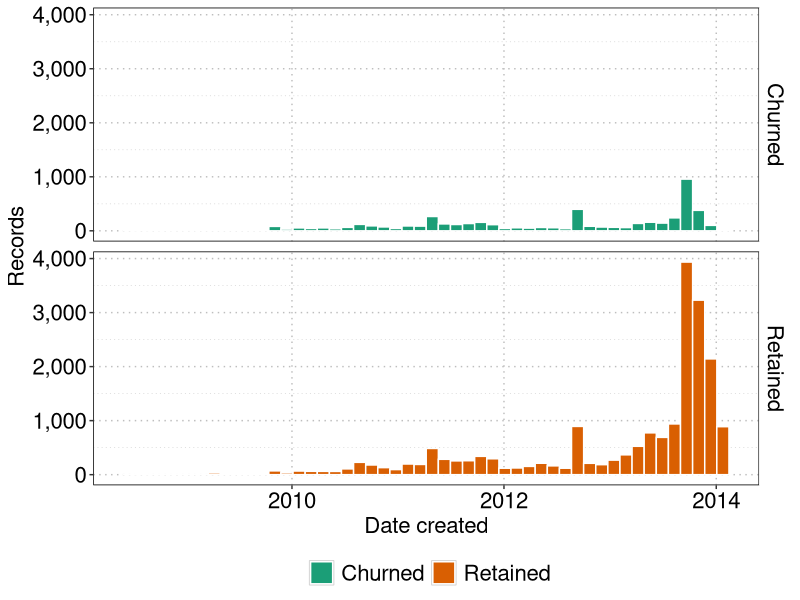
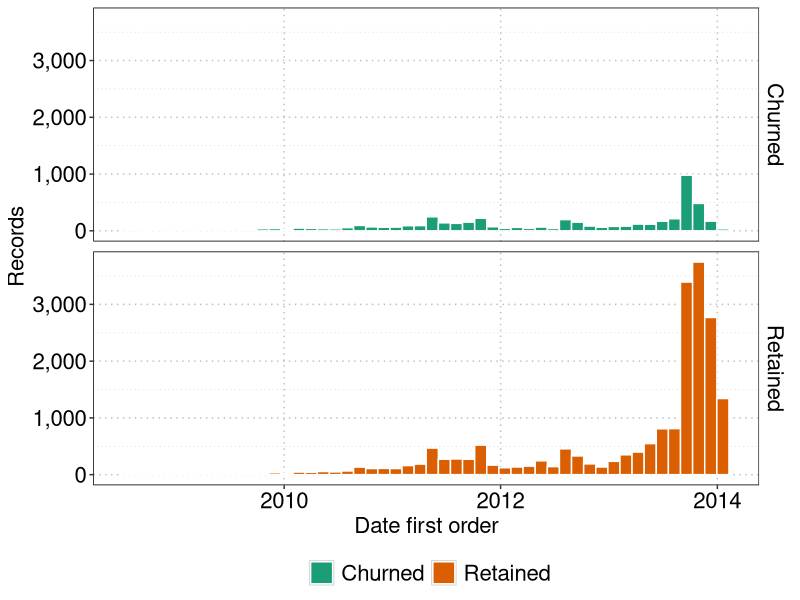
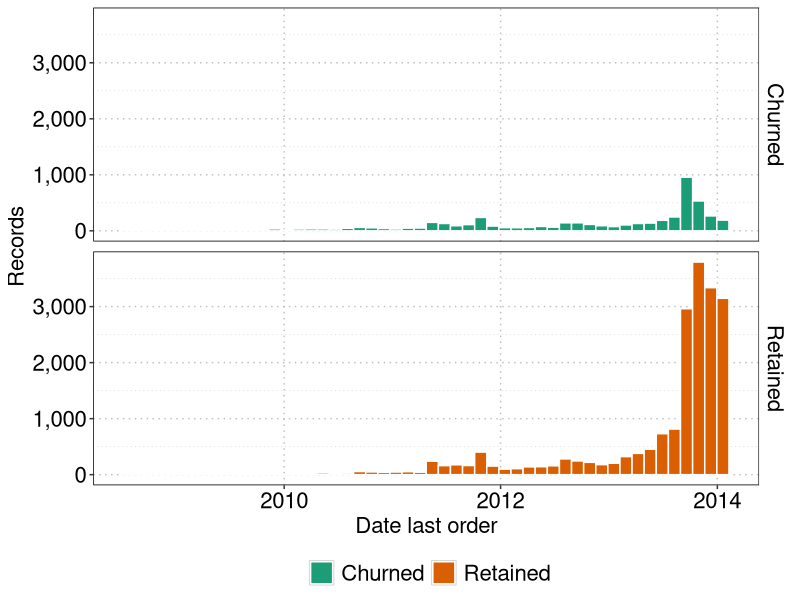
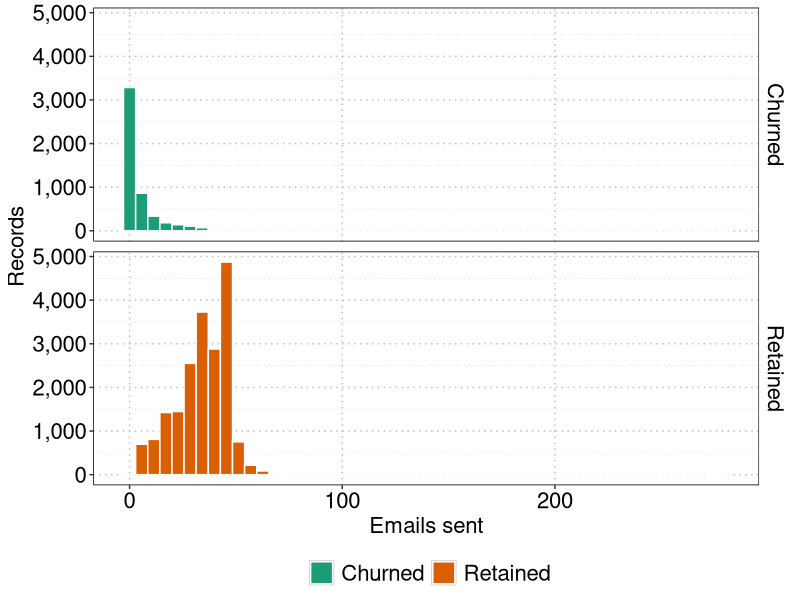
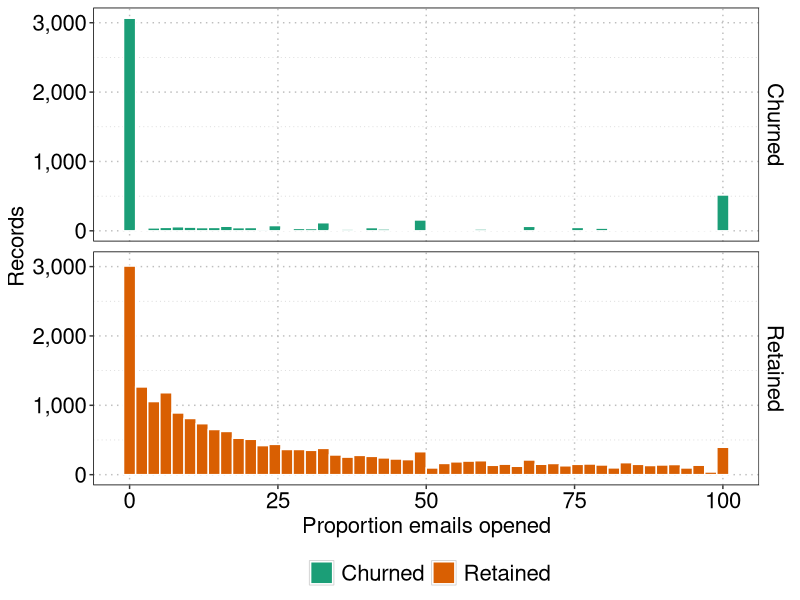
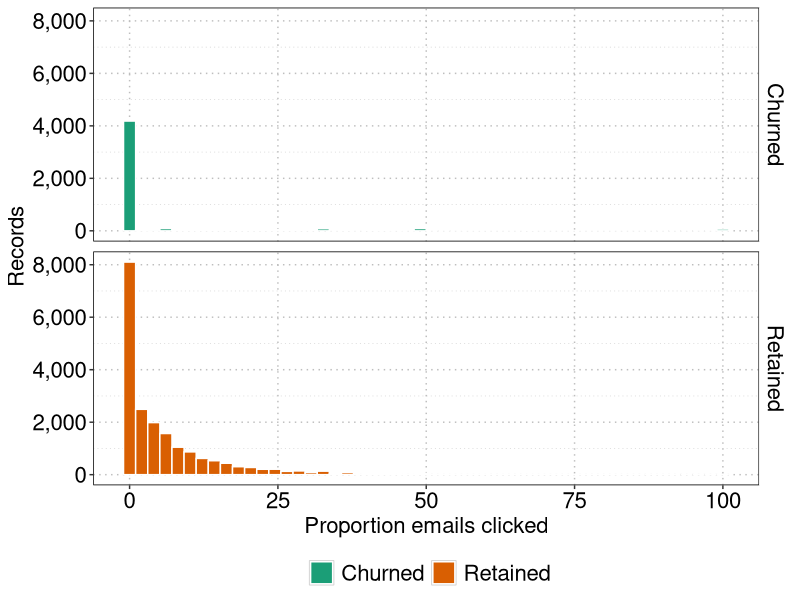
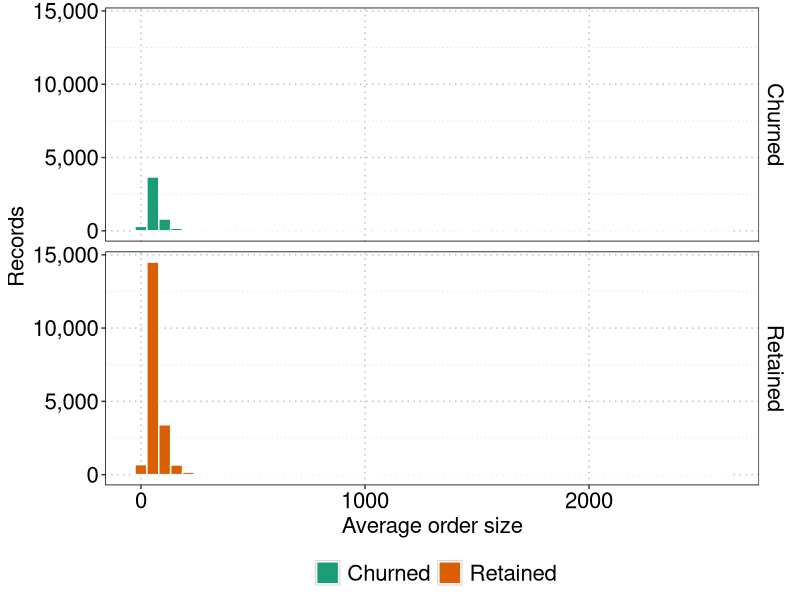
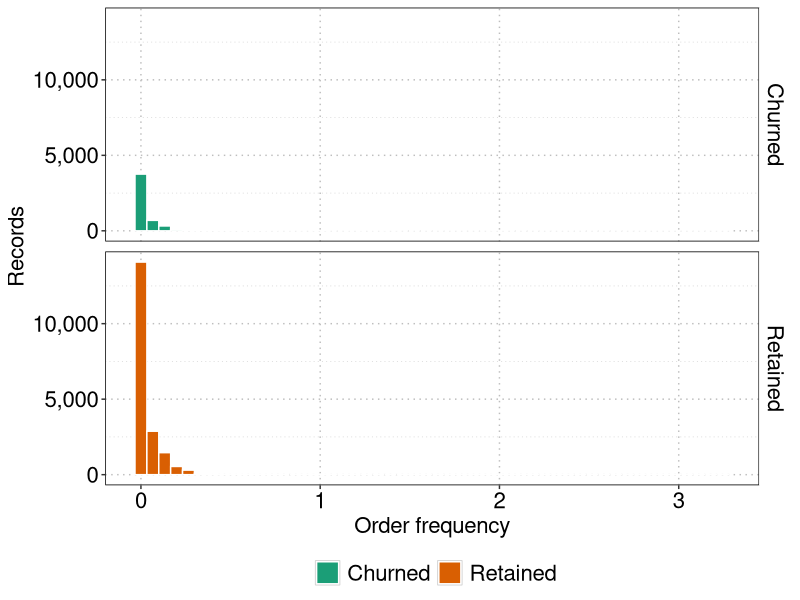

Write the R code that produced these figures, in order. (Note: this script raises an error after producing the figures.)
## ---- chunk 1
# Load packages
library(readxl)
library(dplyr)
library(randomForest)
library(broom)
library(knitr)
library(ggplot2)

# Get the data
train <- read_excel("../../data/hw2/churn.xlsx", sheet = 1, na = "#N/A")
test <- read_excel("../../data/hw2/churn.xlsx", sheet = 2, na = "#N/A")

# Clean the data
train <- train %>% 
          mutate(retained = as.factor(retained),
                 favday = as.factor(favday),
                 city = as.factor(city),
                 paperless = as.factor(paperless),
                 refill = as.factor(refill),
                 doorstep = as.factor(doorstep)) %>% 
          select(-train) %>% 
          na.omit()


test <- test %>% 
  mutate(retained = as.factor(retained),
         favday = as.factor(favday),
         city = as.factor(city),
         paperless = as.factor(paperless),
         refill = as.factor(refill),
         doorstep = as.factor(doorstep)) %>% 
  select(-train) %>% 
  na.omit()
## ---- chunk 2
field_plot <- function(data, field, xlab, bins = 30) {
  data %>% 
    mutate(retained = as.character(retained),
           retained = gsub("0", "Churned", retained),
           retained = gsub("1", "Retained", retained)) %>% 
   ggplot(aes_string(x = field)) +
    geom_histogram(aes(fill = retained), bins = bins, colour = "white") +
    facet_grid(retained ~ .) +
    xlab(xlab) +
    ylab("Records") +
    guides(fill = guide_legend(title = "")) +
    scale_y_continuous(labels = scales::comma) +
    scale_fill_brewer(type = "qual", palette = "Dark2") +
    theme(legend.position = "bottom",
          axis.text.y = element_text(size = 16, colour = "black"),
          axis.text.x = element_text(size = 16, colour = "black"),
          legend.text = element_text(size = 16),
          legend.title = element_text(size = 16),
          title = element_text(size = 16),
          strip.text = element_text(size = 16, colour = "black"),
          strip.background = element_rect(fill = "white"),
          panel.grid.minor.x = element_blank(),
          panel.grid.major.x = element_line(colour = "grey", linetype = "dotted"),
          panel.grid.minor.y = element_line(colour = "lightgrey", linetype = "dotted"),
          panel.grid.major.y = element_line(colour = "grey", linetype = "dotted"),
          panel.margin.y = unit(0.1, units = "in"),
          panel.background = element_rect(fill = "white", colour = "lightgrey"),
          panel.border = element_rect(colour = "black", fill = NA))
    
}  

field_plot_disc <- function(data, field, xlab) {
  data %>% 
    mutate(retained = as.character(retained),
           retained = gsub("0", "Churned", retained),
           retained = gsub("1", "Retained", retained)) %>% 
    ggplot(aes_string(x = field)) +
    geom_bar(aes(fill = retained), stat = "count", colour = "white") +
    facet_grid(retained ~ .) +
    xlab(xlab) +
    ylab("Records") +
    guides(fill = guide_legend(title = "")) +
    scale_y_continuous(labels = scales::comma) +
    scale_fill_brewer(type = "qual", palette = "Dark2") +
    theme(legend.position = "bottom",
          axis.text.y = element_text(size = 16, colour = "black"),
          axis.text.x = element_text(size = 16, colour = "black"),
          legend.text = element_text(size = 16),
          legend.title = element_text(size = 16),
          title = element_text(size = 16),
          strip.text = element_text(size = 16, colour = "black"),
          strip.background = element_rect(fill = "white"),
          panel.grid.minor.x = element_blank(),
          panel.grid.major.x = element_line(colour = "grey", linetype = "dotted"),
          panel.grid.minor.y = element_line(colour = "lightgrey", linetype = "dotted"),
          panel.grid.major.y = element_line(colour = "grey", linetype = "dotted"),
          panel.margin.y = unit(0.1, units = "in"),
          panel.background = element_rect(fill = "white", colour = "lightgrey"),
          panel.border = element_rect(colour = "black", fill = NA))
  
}  
## ---- chunk 3
field_plot(train, "created", "Date created", 50)
## ---- chunk 4
field_plot(train, "firstorder", "Date first order", 50)
## ---- chunk 5
field_plot(train, "lastorder", "Date last order", 50)
## ---- chunk 6
field_plot(train, "esent", "Emails sent", 50)
## ---- chunk 7
field_plot(train, "eopenrate", "Proportion emails opened", 50)
## ---- chunk 8
field_plot(train, "eclickrate", "Proportion emails clicked", 50)
## ---- chunk 9
field_plot(train, "avgorder", "Average order size", 50)
## ---- chunk 10
field_plot(train, "ordfreq", "Order frequency", 50)
## ---- chunk 11
field_plot_disc(train, "paperless", "Paperless")
## ---- chunk 12
field_plot_disc(train, "refill", "Automatic refill")
## ---- chunk 13
field_plot_disc(train, "doorstep", "Doorstep delivery")
## ---- chunk 14
field_plot_disc(train, "favday", "Favourite delivery day") + 
  theme(axis.text.x = element_text(angle = 90))
## ---- chunk 15
field_plot_disc(train, "city", "City of residence")
## ---- chunk 16
logit_all <- glm(retained ~ ., family = "binomial", 
                 data = train %>% select(-custid))


logit_stepped <- step(logit_all, direction = "both", trace = 0)
## ---- chunk 17
logit_stepped %>% tidy() %>% kable(col.names = c("Term", "Estimate", "Std. Error",
                                                 "t-Stat.", "p-Value"),
                                   digits = 3,
                                   caption = "Table 1: Logistic Regression Coefficients")

logit_stepped %>% glance() %>% kable(col.names = c("Null deviance", "Deg. Freedom Null",
                                                   "Log-Likelihood", "AIC", "BIC",
                                                   "Deviance", "Deg. Freedom Residual"),
                                     digits = 3,
                                     caption = "Table 2: Logistic Regression Model fit")
## ---- chunk 18
logit_predict <- predict(logit_stepped, newdata = test, type = "response")
logit_predict[logit_predict >= .5] <- 1
logit_predict[logit_predict < .5] <- 0

logit_conf <- table(logit_predict, test$retained)
logit_accuracy <- sum(diag(logit_conf)) / sum(logit_conf)
## ---- chunk 19
logit_conf %>% kable(caption = "Table 3: Logitistic regression out-of-sample confusion matrix. Rows represent the predicted labels and columns the actual values.")
## ---- chunk 20
rf <- randomForest(retained ~ ., 
                   data = train %>% select(-custid), 
                   ntree = 500, 
                   importance = TRUE)
## ---- chunk 21
rf$confusion %>% kable(col.names = c("0", "1", "Class Error"),
                       digits = 3,
                       caption = "Table 4: Random forest in-sample confusion matrix estimate. Rows represent the predicted labels and columns the actual values.")
## ---- chunk 22
rf_predict <- predict(rf, newdata = test)

rf_conf <- table(rf_predict, test$retained)
rf_accuracy <- sum(diag(rf_conf)) / sum(rf_conf)

rf_conf %>% kable(caption = "Table 5: Random forest out-of-sample confusion matrix. Rows represent the predicted labels and columns the actual values.")
